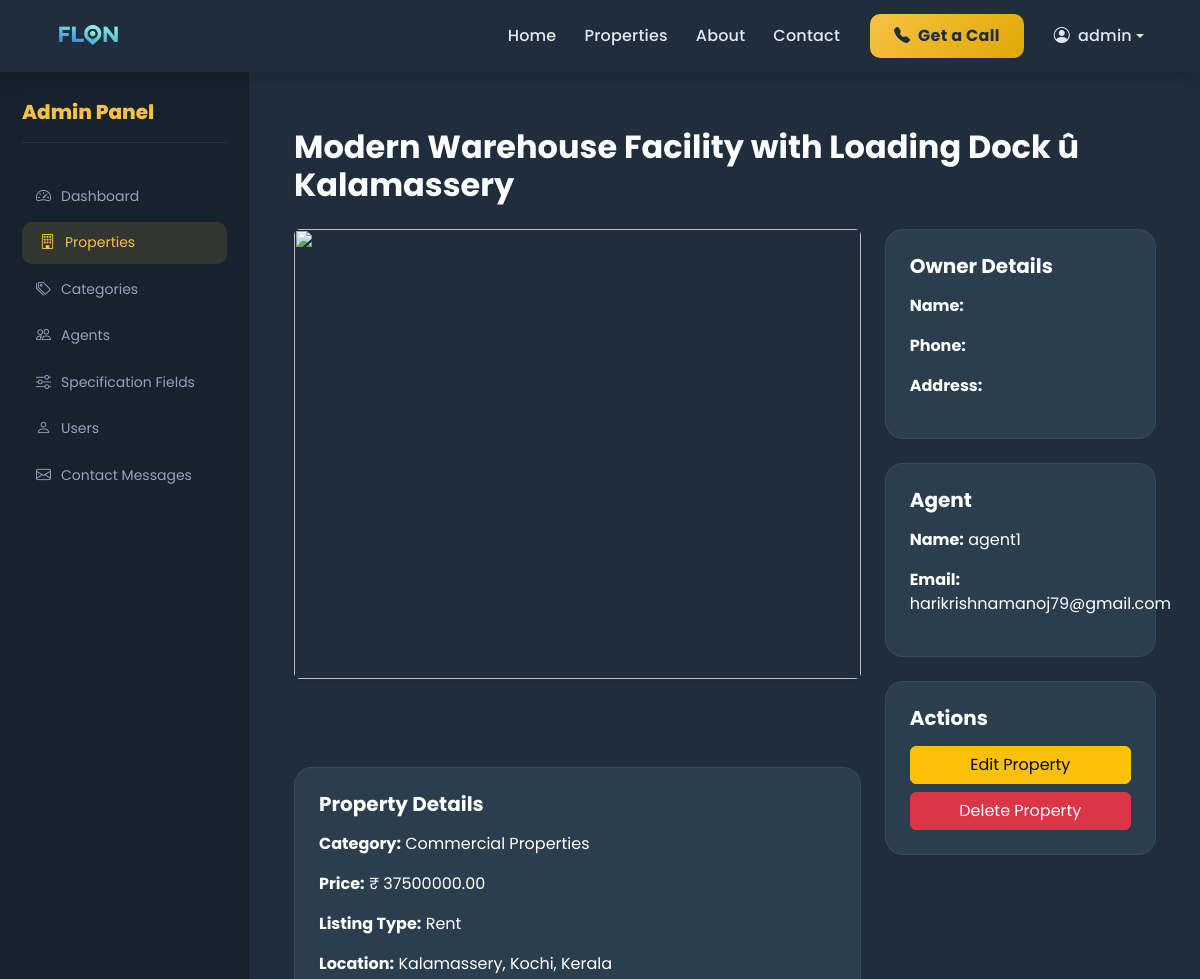
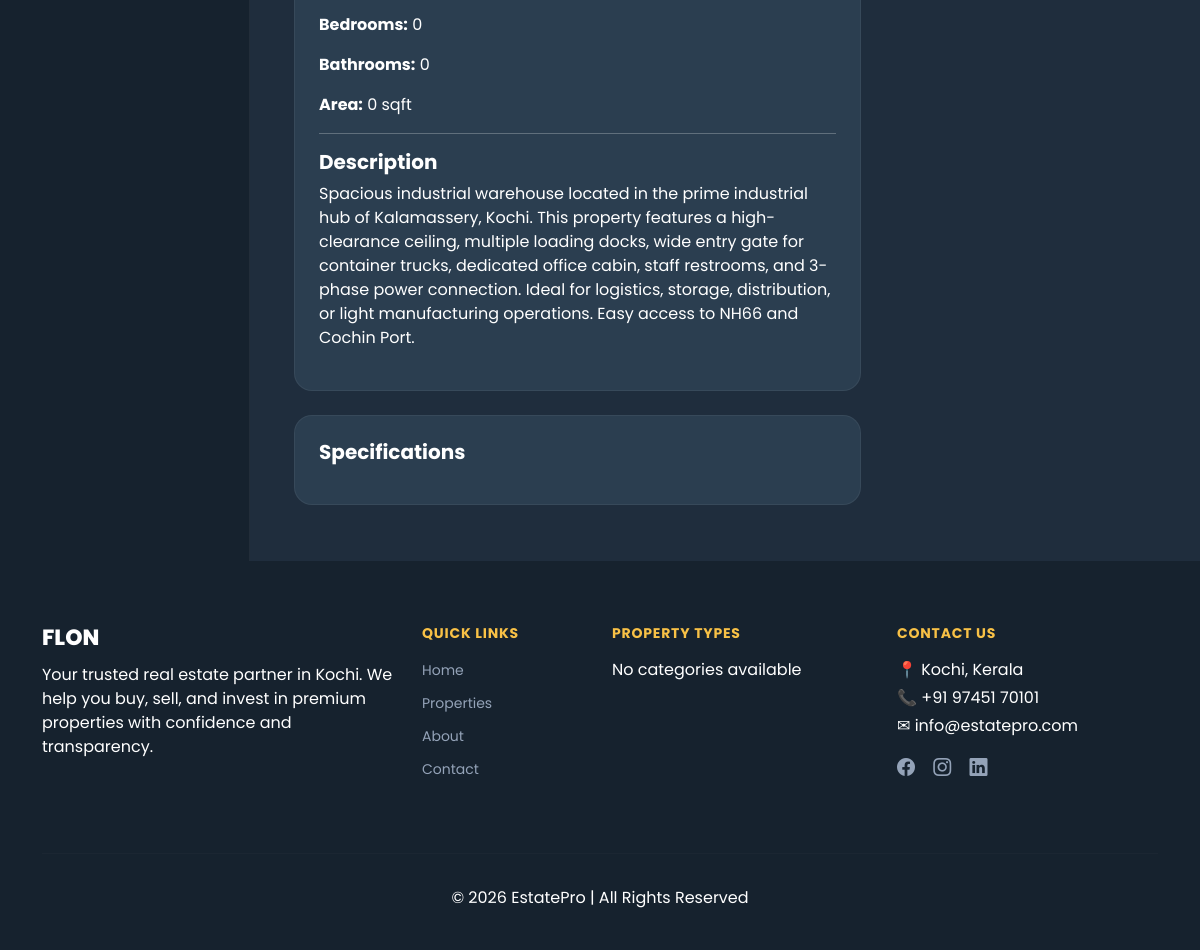
Screenshot of /accounts/admin-dashboard/property/2/ (signed in) with the database file from the repository (2 pictures, top to bottom).
### properties/models.py (models this page shows, shortened)
class Property(models.Model):
    PROPERTY_TYPE = [
        ('Apartment', 'Apartment'),
        ('Villa', 'Villa'),
        ('Commercial', 'Commercial'),
        ('Plot', 'Plot'),
    ]
    LISTING_TYPE = [
        ('Sale', 'Sale'),
        ('Rent', 'Rent'),
    ]
    title = models.CharField(max_length=200)
    slug = models.SlugField(unique=True)
    description = models.TextField()
    price = models.DecimalField(max_digits=12, decimal_places=2)
    location = models.CharField(max_length=200)
    category = models.ForeignKey(
        Category,
        on_delete=models.CASCADE,
        related_name='properties'
    )
    owner = models.ForeignKey(
    User,
    on_delete=models.CASCADE,
    related_name='owned_properties',
    null=True,
    blank=True
    )
    agent = models.ForeignKey(
        User,
        on_delete=models.CASCADE,
        related_name='agent_properties',
        null=True,
        blank=True
    )
    listing_type = models.CharField(max_length=20, choices=LISTING_TYPE)
    bedrooms = models.IntegerField(null=True, blank=True, default=0)
    bathrooms = models.IntegerField(null=True, blank=True, default=0)
    area = models.IntegerField(null=True, blank=True, default=0)
    latitude = models.DecimalField(max_digits=9, decimal_places=6, blank=True, null=True)
    longitude = models.DecimalField(max_digits=9, decimal_places=6, blank=True, null=True)
    featured_image = CloudinaryField('image')
    is_featured = models.BooleanField(default=False)
    is_available = models.BooleanField(default=True)
    created_at = models.DateTimeField(auto_now_add=True)

class Category(models.Model):
    name = models.CharField(max_length=100)
    slug = models.SlugField(unique=True, blank=True)
    image = CloudinaryField('image', blank=True, null=True)

### accounts/views.py (the view)
# urls.py: path('admin-dashboard/property/<int:pk>/',views.admin_property_detail,name='admin_property_detail'),
@login_required
def admin_property_detail(request, pk):
    if not request.user.is_superuser:
        return redirect('home')
    property = get_object_or_404(Property, pk=pk)
    specs = PropertySpecification.objects.filter(
        property=property
    ).select_related('field')
    return render(request, 'admin_property_detail.html', {
        'property': property,
        'specs': specs
    })

### templates/admin_property_detail.html (shortened to what this page needs)
{% extends 'base.html' %}
{% block content %}
<section class="admin-wrapper">
    <div class="admin-layout">
        <aside class="admin-sidebar" id="adminSidebar">
            <div class="sidebar-header">
                <h5>Admin Panel</h5>
            </div>
            <nav class="admin-menu">
                <a href="{% url 'admin_dashboard' %}" class="admin-link">
                    <i class="bi bi-speedometer2"></i> Dashboard
                </a>
                <a href="{% url 'admin_properties' %}" class="admin-link active">
                    <i class="bi bi-building"></i> Properties
                </a>
                <a href="{% url 'admin_categories' %}" class="admin-link">
                    <i class="bi bi-tags"></i> Categories
                </a>
                <a href="{% url 'admin_agents' %}" class="admin-link">
                    <i class="bi bi-people"></i> Agents
                </a>
                <a href="{% url 'admin_spec_fields' %}" class="admin-link">
                    <i class="bi bi-sliders"></i> Specification Fields
                </a>
                <a href="{% url 'admin_users' %}" class="admin-link">
                    <i class="bi bi-person"></i> Users
                </a>
                <a href="{% url 'admin_contact_messages' %}" class="admin-link">
                    <i class="bi bi-envelope"></i> Contact Messages
                </a>
            </nav>
        </aside>
        <main class="admin-content">
            <div class="container-fluid py-4">
                <h2 class="fw-bold mb-4">{{ property.title }}</h2>
                <div class="row">
                    <div class="col-lg-8">
                        {% if property.featured_image %}
                        <div class="mb-4">
                            <img src="{{ property.featured_image.url }}" class="img-fluid rounded shadow-sm w-100"
                                style="height:450px;object-fit:cover;">
                        </div>
                        {% endif %}
                        {% if property.images.all %}
                        <div class="row mb-4">
                            {% for img in property.images.all %}
                            <div class="col-md-3 mb-3">
                            </div>
                            {% endfor %}
                        </div>
                        {% endif %}
                        <div class="admin-card p-4 mb-4">
                            <h5 class="fw-bold mb-3">Property Details</h5>
                            <p><strong>Category:</strong> {{ property.category.name }}</p>
                            <p><strong>Price:</strong> ₹ {{ property.price }}</p>
                            <p><strong>Listing Type:</strong> {{ property.listing_type }}</p>
                            <p><strong>Location:</strong> {{ property.location }}</p>
                            <p><strong>Bedrooms:</strong> {{ property.bedrooms }}</p>
                            <p><strong>Bathrooms:</strong> {{ property.bathrooms }}</p>
                            <p><strong>Area:</strong> {{ property.area }} sqft</p>
                            <hr>
                            <h5 class="fw-bold">Description</h5>
                            <p>{{ property.description }}</p>
                        </div>
                        <div class="admin-card p-4">
                            <h5 class="fw-bold mb-3">Specifications</h5>
                        </div>
                    </div>
                    <div class="col-lg-4">
                        <div class="admin-card p-4 mb-4">
                            <h5 class="fw-bold mb-3">Owner Details</h5>
                            <p><strong>Name:</strong> {{ property.owner.username }}</p>
                            <p><strong>Phone:</strong> {{ property.owner.profile.phone }}</p>
                            <p><strong>Address:</strong> {{ property.owner.profile.address }}</p>
                        </div>
                        {% if property.agent %}
                        <div class="admin-card p-4 mb-4">
                            <h5 class="fw-bold mb-3">Agent</h5>
                            <p><strong>Name:</strong> {{ property.agent.username }}</p>
                            <p><strong>Email:</strong> {{ property.agent.email }}</p>
                        </div>
                        {% endif %}
                        <div class="admin-card p-4">
                            <h5 class="fw-bold mb-3">Actions</h5>
                            <a href="{% url 'admin_edit_property' property.id %}" class="btn btn-warning w-100 mb-2">
                                Edit Property </a>
                            <a href="{% url 'admin_delete_property' property.id %}" class="btn btn-danger w-100"
                                onclick="return confirm('Delete this property?')">
                                Delete Property </a>
                        </div>
                    </div>
                </div>
            </div>
        </main>
    </div>
</section>
{% endblock %}

### templates/base.html (shortened to what this page needs)
{% load static %}
<!DOCTYPE html>
<html lang="en">
<head>
    <link href="https://cdn.jsdelivr.net/npm/bootstrap@5.3.2/dist/css/bootstrap.min.css" rel="stylesheet">
    <link href="https://cdn.jsdelivr.net/npm/bootstrap-icons@1.11.1/font/bootstrap-icons.css" rel="stylesheet">
    <link rel="stylesheet" href="{% static 'css/style.css' %}?v=20260323">
</head>
<body>
    <nav class="navbar navbar-expand-lg navbar-dark shadow custom-navbar">
        <div class="container">
            <a class="navbar-brand d-flex align-items-center" href="/">
                <img src="{% static 'images/logo.png' %}" class="navbar-logo">
            </a>
            <div class="collapse navbar-collapse justify-content-end" id="navbarNav">
                <ul class="navbar-nav align-items-lg-center">
                    <li class="nav-item">
                        <a class="nav-link" href="/">Home</a>
                    </li>
                    <li class="nav-item">
                        <a class="nav-link" href="/properties/">Properties</a>
                    </li>
                    <li class="nav-item">
                        <a class="nav-link" href="/about/">About</a>
                    </li>
                    <li class="nav-item">
                        <a class="nav-link" href="/contact/">Contact</a>
                    </li>
                    <li class="nav-item ms-lg-3 mb-2 mb-lg-0">
                        <a href="/contact/" class="btn btn-gold px-4">
                            <i class="bi bi-telephone-fill me-1"></i> Get a Call
                        </a>
                    </li>
                    {% if user.is_authenticated %}
                    <li class="nav-item dropdown ms-lg-3">
                        <a class="nav-link dropdown-toggle d-flex align-items-center" href="#" role="button"
                            data-bs-toggle="dropdown">
                            <i class="bi bi-person-circle me-2"></i>
                            {{ user.username }}
                        </a>
                    </li>
                    {% else %}
                    <li class="nav-item ms-lg-3">
                        <a class="btn btn-outline-light px-3" href="{% url 'login' %}">
                            Login
                        </a>
                    </li>
                    {% endif %}
                </ul>
            </div>
        </div>
    </nav>
    <div class="main-content">
        {% block content %}
        {% endblock %}
    </div>
    <footer class="footer-section text-white">
        <div class="container">
            <div class="row">
                <div class="col-lg-4 col-md-6 mb-4">
                    <h5 class="footer-title">FLON</h5>
                    <p>
                        Your trusted real estate partner in Kochi.
                        We help you buy, sell, and invest in premium properties
                        with confidence and transparency.
                    </p>
                </div>
                <div class="col-lg-2 col-md-6 mb-4">
                    <h6 class="footer-heading">Quick Links</h6>
                    <ul class="footer-links">
                        <li><a href="/">Home</a></li>
                        <li><a href="/properties/">Properties</a></li>
                        <li><a href="/about/">About</a></li>
                        <li><a href="/contact/">Contact</a></li>
                    </ul>
                </div>
                <div class="col-lg-3 col-md-6 mb-4">
                    <h6 class="footer-heading">Property Types</h6>
                    <ul class="footer-links">
                        {% for category in categories %}
                        <li>
                            <a href="/properties/?category={{ category.slug }}">
                                {{ category.name }}
                            </a>
                        </li>
                        {% empty %}
                        <li>No categories available</li>
                        {% endfor %}
                    </ul>
                </div>
                <div class="col-lg-3 col-md-6 mb-4">
                    <h6 class="footer-heading">Contact Us</h6>
                    <p class="mb-1">📍 Kochi, Kerala</p>
                    <p class="mb-1">📞 +91 97451 70101</p>
                    <p class="mb-1">✉ info@estatepro.com</p>
                    <div class="social-icons mt-3">
                        <a href="#"><i class="bi bi-facebook"></i></a>
                        <a href="#"><i class="bi bi-instagram"></i></a>
                        <a href="#"><i class="bi bi-linkedin"></i></a>
                    </div>
                </div>
            </div>
            <hr class="footer-divider">
            <div class="text-center pb-3">
                <p class="mb-0">
                    © 2026 EstatePro | All Rights Reserved
                </p>
            </div>
        </div>
    </footer>
    <link href="https://cdn.jsdelivr.net/npm/quill@2.0.2/dist/quill.snow.css" rel="stylesheet">
</body>
</html>

### static/css/style.css (style rules this page uses)
*, *::before, *::after { box-sizing: border-box; }
body { font-family: 'Poppins', sans-serif; background: #f4f6f9; margin: 0; padding: 0; color: #1f2d3d; }
.main-content { min-height: 70vh; }
.custom-navbar { background: #1f2d3d; padding: 0 0; box-shadow: 0 2px 20px rgba(0,0,0,0.3); }
.navbar-logo { height: 62px; animation: logoFloat 4s ease-in-out infinite, logoGlow 3s infinite alternate; transition: transform 0.3s ease; }
.custom-navbar .nav-link { color: #e2e8f0 !important; font-weight: 500; padding: 8px 14px !important; border-radius: 8px; transition: all 0.25s ease; letter-spacing: 0.2px; }
.btn-gold { background: linear-gradient(135deg, #f8c146, #e0a800); border: none; color: #1f2d3d; font-weight: 700; border-radius: 10px; padding: 10px 22px; transition: all 0.3s ease; letter-spacing: 0.3px; }
.footer-section { background: #16222e; padding: 64px 0 24px; }
.footer-title { font-weight: 800; font-size: 22px; color: #fff; margin-bottom: 12px; }
.footer-heading { font-weight: 700; margin-bottom: 16px; color: #f8c146; font-size: 14px; text-transform: uppercase; letter-spacing: 0.8px; }
.footer-links { list-style: none; padding: 0; }
.footer-links li { margin-bottom: 9px; }
.footer-links a { color: #94a3b8; text-decoration: none; font-size: 14px; transition: all 0.25s; }
.footer-divider { border-color: rgba(255,255,255,0.07); margin: 32px 0; }
.social-icons a { color: #94a3b8; margin-right: 14px; font-size: 18px; transition: all 0.3s; }
.admin-wrapper { background: #1f2d3d; min-height: 100vh; }
.admin-layout { display: flex; }
.admin-sidebar { width: 250px; background: #16222e; padding: 28px 22px; min-height: 100vh; transition: 0.3s ease; flex-shrink: 0; border-right: 1px solid rgba(255,255,255,0.05); }
.sidebar-header { display: flex; justify-content: space-between; align-items: center; color: #fff; margin-bottom: 32px; padding-bottom: 18px; border-bottom: 1px solid rgba(255,255,255,0.08); }
.sidebar-header h5 { font-weight: 800; margin: 0; color: #f8c146; }
.admin-menu { display: flex; flex-direction: column; gap: 4px; }
.admin-link { color: #94a3b8; text-decoration: none; padding: 10px 14px; border-radius: 10px; transition: all 0.25s; font-size: 14px; display: flex; align-items: center; gap: 10px; }
.admin-link i { font-size: 15px; }
.admin-link:hover, .admin-link.active { background: rgba(248,193,70,0.12); color: #f8c146; padding-left: 18px; }
.admin-content { flex: 1; padding: 32px; color: #fff; min-width: 0; }
.admin-card { background: #2b3e50; border-radius: 18px; border: 1px solid rgba(255,255,255,0.06); }

### rows the page displays
Property: title "Modern Warehouse Facility with Loading Dock û Kalamassery", category.name "Commercial Properties", price "37500000.00", listing_type "Rent", location "Kalamassery, Kochi, Kerala", bedrooms "0", bathrooms "0", area "0", description "Spacious industrial warehouse located in the prime industrial hub of Kalamassery, Kochi. This property features a high-clearance ceiling, multiple loading docks, wide entry gate for container trucks, dedicated office cabin, staff restrooms, and 3-phase power connection. Ideal for logistics, storage, distribution, or light manufacturing operations. Easy access to NH66 and Cochin Port.", agent.username "agent1", agent.email "harikrishnamanoj79@gmail.com"

### other values shown
{{ user.username }} "admin"
